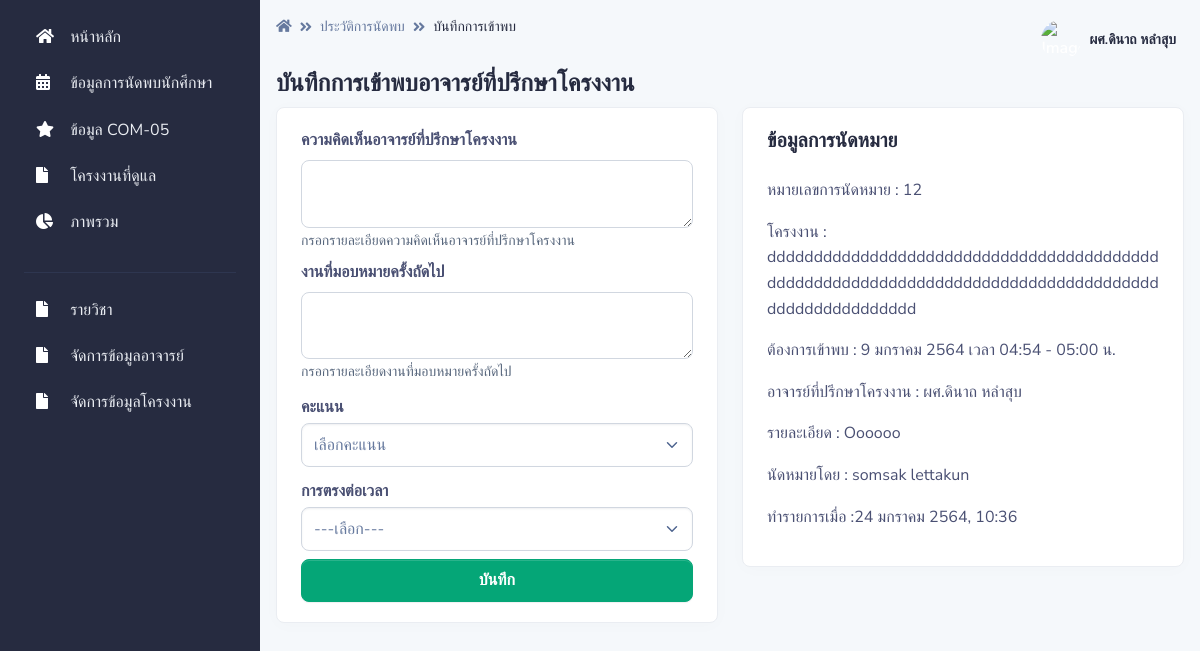
Page /pages/appoint_teacher/com05_frm.php?act=show&ID=12 (signed in) on the earlier database version.
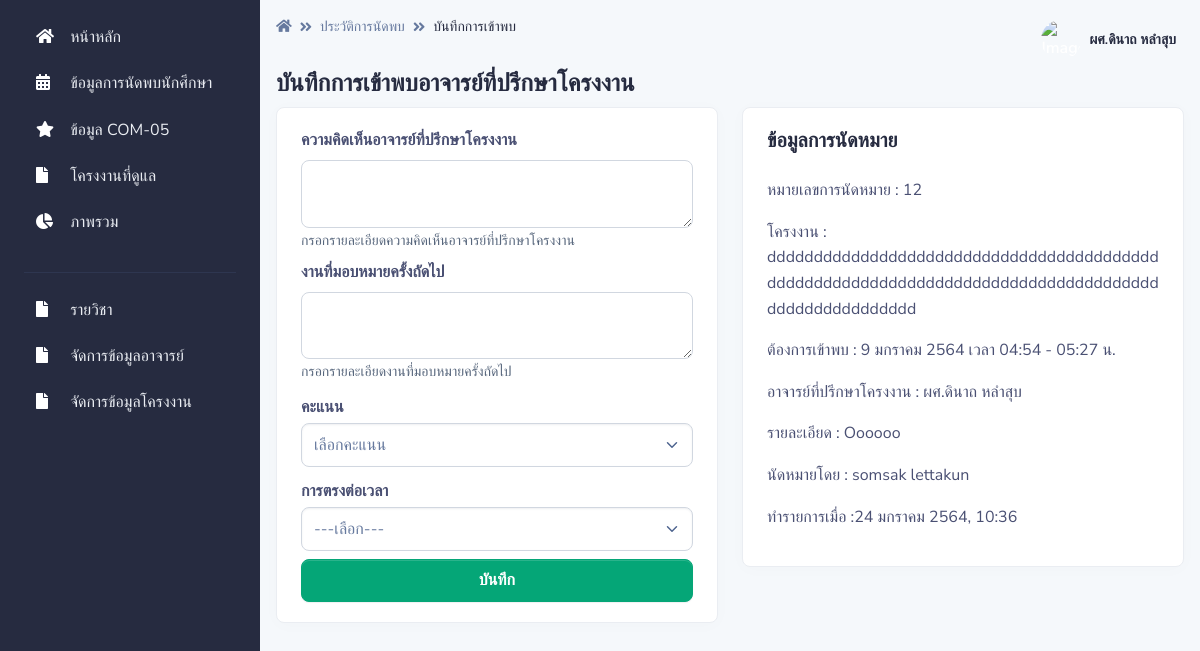
Same page on the later database version.
### tables this page shows
CREATE TABLE `appoint` (
  `appoint_id` int(255) NOT NULL,
  `project_id` int(15) NOT NULL,
  `appoint_date_start` datetime NOT NULL,
  `appoint_date_end` datetime NOT NULL,
  `apooint_minute` int(3) NOT NULL,
  `appoint_comment` varchar(255) NOT NULL,
  `teacher_id` int(15) NOT NULL,
  `appoint_status` int(2) NOT NULL,
  `recorder` int(15) NOT NULL,
  `appoint_recorder` datetime NOT NULL DEFAULT current_timestamp()
);

CREATE TABLE `project` (
  `project_id` int(15) NOT NULL,
  `project_name` varchar(255) NOT NULL,
  `project_type` int(2) NOT NULL,
  `project_adviser1` int(15) NOT NULL,
  `project_adviser2` int(15) NOT NULL,
  `project_status` int(2) NOT NULL,
  `project_record` int(10) NOT NULL DEFAULT 1
);

CREATE TABLE `teacher` (
  `teacher_id` int(10) NOT NULL,
  `teacher_name` varchar(255) NOT NULL,
  `teacher_email` varchar(255) NOT NULL,
  `teacher_password` varchar(255) NOT NULL,
  `teacher_photo` varchar(255) NOT NULL,
  `teacher_type` int(1) NOT NULL DEFAULT 2
);

CREATE TABLE `student` (
  `student_id` int(15) NOT NULL,
  `student_name` varchar(255) NOT NULL,
  `student_major` int(2) NOT NULL,
  `student_phone` varchar(15) NOT NULL,
  `student_email` varchar(255) NOT NULL,
  `student_password` varchar(255) NOT NULL,
  `student_photo` varchar(255) NOT NULL,
  `student_project` int(15) NOT NULL,
  `student_type` varchar(1) NOT NULL DEFAULT 'A'
);

### pages/dateth.php (called while the page is built, shortened)
<?php
	function DateTimeThai($strDateTime)
	{
		$strYear = date("Y",strtotime($strDateTime))+543;
		$strMonth= date("n",strtotime($strDateTime));
		$strDay= date("j",strtotime($strDateTime));
		$strHour= date("H",strtotime($strDateTime));
		$strMinute= date("i",strtotime($strDateTime));
		$strMonthCut = Array("","มกราคม","กุมภาพันธ์","มีนาคม","เมษายน","พฤษภาคม","มิถุนายน","กรกฎาคม","สิงหาคม","กันยายน","ตุลาคม","พฤศจิกายน","ธันวาคม");
		$strMonthThai=$strMonthCut[$strMonth];
		return "$strDay $strMonthThai $strYear, $strHour:$strMinute";
	}
    function DateThai($strDate)
	{
		$strYear = date("Y",strtotime($strDate))+543;
		$strMonth= date("n",strtotime($strDate));
		$strDay= date("j",strtotime($strDate));
		$strMonthCut = Array("","มกราคม","กุมภาพันธ์","มีนาคม","เมษายน","พฤษภาคม","มิถุนายน","กรกฎาคม","สิงหาคม","กันยายน","ตุลาคม","พฤศจิกายน","ธันวาคม");
		$strMonthThai=$strMonthCut[$strMonth];
		return "$strDay $strMonthThai $strYear";
	}
	function HourMinute($strDatetoHourMinute)
	{
		$strHour= date("H",strtotime($strDatetoHourMinute));
		$strMinute= date("i",strtotime($strDatetoHourMinute));
		return "$strHour:$strMinute";
	}
	function HourMinute1($strDatetoHourMinute1)
	{
		$strHour= date("H",strtotime($strDatetoHourMinute1));
		$strMinute= date("i",strtotime($strDatetoHourMinute1));
		return "$strHour:$strMinute";
    }
?>

### pages/appoint_teacher/com05_frm.php (the view, shortened to what the changed rows need)
<?php
if (!$_SESSION["TeacherID"]){
	  Header("Location: ../../login_te.php");
}else{?>
<?php
include '../../conn.php';
$appoint_id = $_REQUEST["ID"];
?>
<!DOCTYPE html>
<html lang="en">
<head>
    <link type="text/css" href="../../vendor/@fortawesome/fontawesome-free/css/all.min.css" rel="stylesheet">
    <link type="text/css" href="../../vendor/notyf/notyf.min.css" rel="stylesheet">
    <link type="text/css" href="../../css/volt.css" rel="stylesheet">
    <?php include '../dateth.php';?>
</head>
<body>
    <main class="content">
        <div class="py-0">
            <div class="d-flex justify-content-between w-100 flex-wrap">
                <div class="mb-3 mb-lg-0">
                    <h1 class="h4">บันทึกการเข้าพบอาจารย์ที่ปรึกษาโครงงาน</h1>
                </div>
            </div>
        </div>
        <div class="row">
                <?php
$sql = "SELECT
appoint.appoint_id as a_id,
appoint.project_id as p_id
FROM
appoint
WHERE
appoint.appoint_id = '$appoint_id'";
$result = mysqli_query($con, $sql) or die ("Error in query: $sql " . mysqli_error());
$row = mysqli_fetch_array($result);
extract($row);
?>
                <div class="col-12 col-xl-6">
                            <div class="card card-body bg-white border-light shadow-sm mb-4">
                                <h2 class="h5 mb-4">ข้อมูลการนัดหมาย</h2>
<?php
					$sql = "SELECT
                    appoint.appoint_id,
                    appoint.project_id,
                    project.project_name,
                    appoint.appoint_date_start,
                    appoint.appoint_date_end,
                    appoint.appoint_comment,
                    appoint.teacher_id,
                    teacher.teacher_name,
                    appoint.appoint_status,
                    appoint_status.appoint_status_name,
                    appoint.recorder,
                    student.student_name,
                    appoint.appoint_recorder
                    FROM
                    appoint
                    INNER JOIN project ON appoint.project_id = project.project_id
                    INNER JOIN teacher ON appoint.teacher_id = teacher.teacher_id
                    INNER JOIN appoint_status ON appoint.appoint_status = appoint_status.appoint_status_id
                    INNER JOIN student ON student.student_project = project.project_id AND appoint.recorder = student.student_id
                    WHERE
                    appoint.appoint_id ='$appoint_id'";
					$result = $con->query($sql);
					if ($result->num_rows > 0) {
						while($row = $result->fetch_assoc()) {
                            $strDate = $row["appoint_date_start"];
                            $strDatetoHourMinute = $row["appoint_date_start"];
                            $strDatetoHourMinute1 = $row["appoint_date_end"];
                            $strDateTime = $row["appoint_recorder"];
                            echo '<p> หมายเลขการนัดหมาย : ' . $row["appoint_id"].'
           <p> โครงงาน : ' . $row["project_name"].'
           <p>ต้องการเข้าพบ : '.DateThai($strDate).'   เวลา '. HourMinute($strDatetoHourMinute).'  - '. HourMinute1($strDatetoHourMinute1).' น.
           <p> อาจารย์ที่ปรึกษาโครงงาน : ' . $row["teacher_name"].'
           <p> รายละเอียด : ' . $row["appoint_comment"].'
           <p> นัดหมายโดย : ' . $row["student_name"].'
           <p> ทำรายการเมื่อ :'.DateTimeThai($strDateTime).' ';
}
}
?>
                            </div>
                </div>
            </div>
    </main>
</body>
</html>
<?php }?>

Differences in the rows shown:
changed appoint "9 มกราคม 2564": appoint_date_end "05:00" → "05:27"
